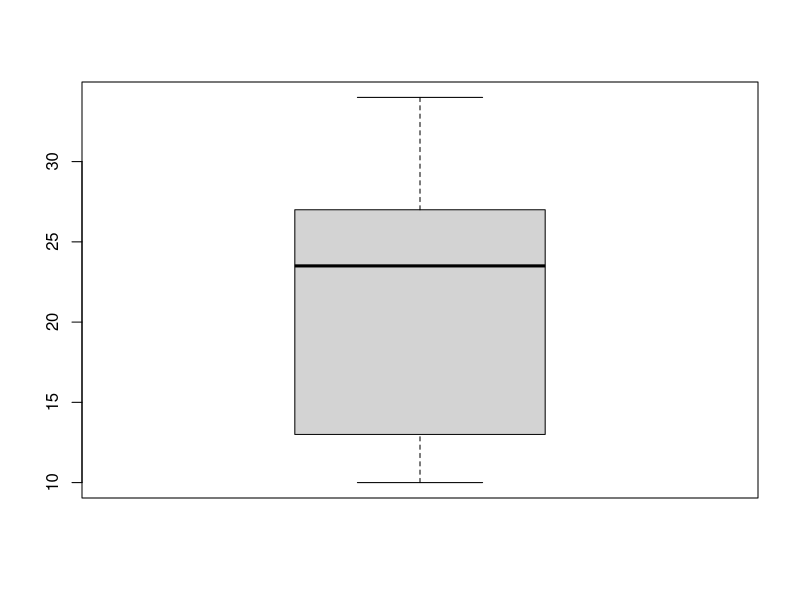
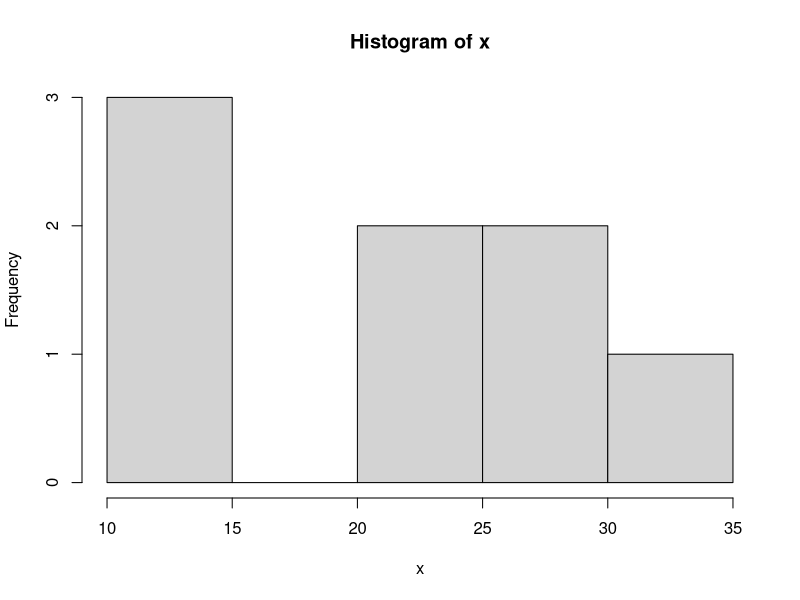
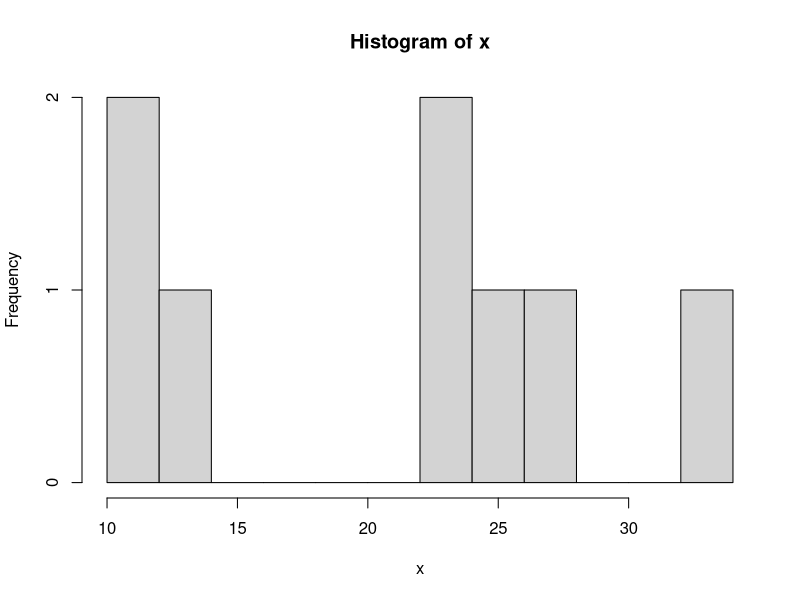

Write R code to recreate these figures, in order.
## ---- chunk 1

x = c(10, 23, 14, 12, 34, 26, 28, 24)

## ---- chunk 2

mean(x)

## ---- chunk 3
# Insert your code here
summary(x)



## ---- chunk 4
# Insert your code here
fivenum(x)



## ---- chunk 5

boxplot(x)

## ---- chunk 6
hist(x)
## ---- chunk 7
hist(x, breaks = 10)
